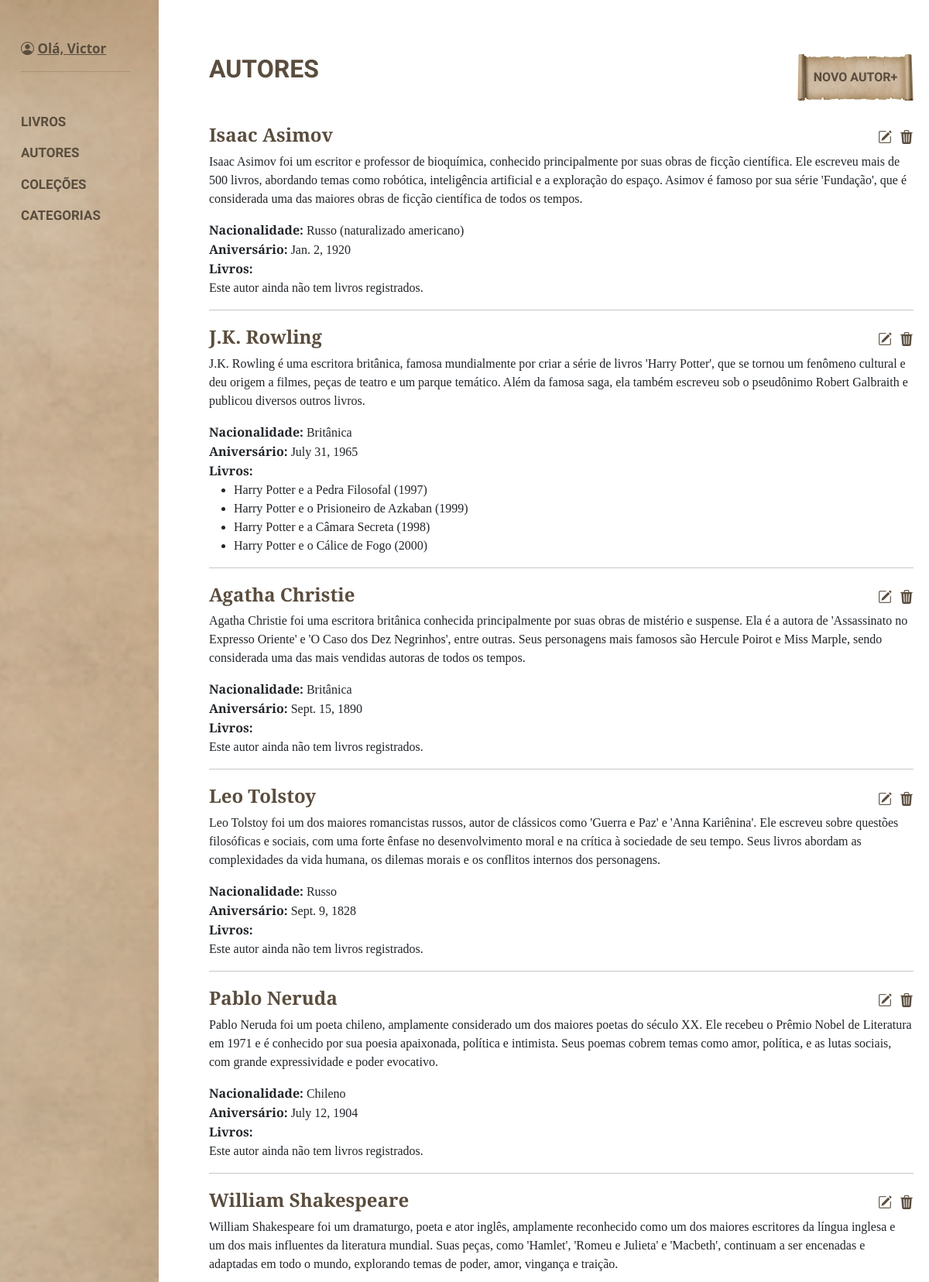
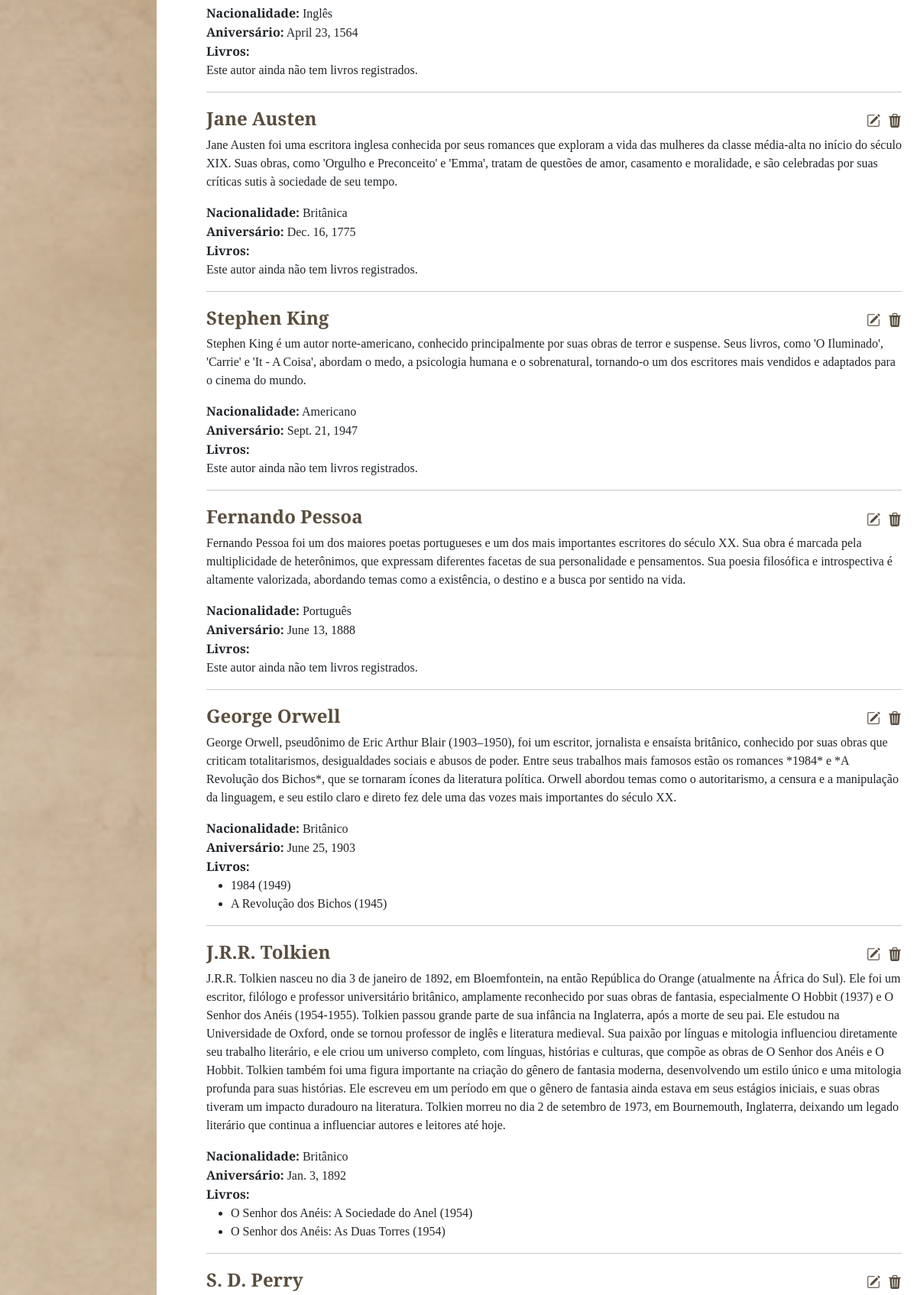
Page /autores/ (signed in, upper part) on the committed database (2 pictures, top to bottom).
### livros/models.py (models this page shows, shortened)
class Autor(models.Model):
    nome = models.CharField(max_length=255, unique= True, verbose_name="Nome do Autor(A):")
    biografia = models.TextField(blank= True, null=True, verbose_name="Biografia do Autor(a):")
    aniversario = models.DateField(verbose_name="Data de Nascimento:")
    nacionalidade = models.CharField(max_length=100, verbose_name="Nacionalidade:")
    data_criacao = models.DateTimeField(auto_now_add=True, verbose_name="Data de Criação:")
    data_atualizacao = models.DateTimeField(auto_now=True, verbose_name="Data de Atualização:")

class Livro(models.Model):
    nome = models.CharField(max_length=255)
    autor = models.ForeignKey('Autor', on_delete=models.CASCADE, related_name="livros")
    ano = models.PositiveIntegerField()
    sinopse = models.TextField(blank=True, null=True, verbose_name="Sinopse:")
    categoria = models.ForeignKey('Categoria', on_delete=models.CASCADE)
    colecao = models.ForeignKey('Colecao', on_delete=models.SET_NULL, null=True, blank=True, related_name="livros")
    imagem = models.ImageField(upload_to='livros/', null=True, blank=True)
    data_criacao = models.DateTimeField(auto_now_add=True)
    data_atualizacao = models.DateTimeField(auto_now=True)

### livros/views.py (the view)
# urls.py: path('autores/', views.autores, name='autores'),
def autores(request):
    autor_form = AutorForm()
    if request.method == "POST":
        if 'salvar_autor' in request.POST:
            autor_form = AutorForm(request.POST)
            if autor_form.is_valid():
                autor_form.save()
                return redirect('autores')
    autores = Autor.objects.prefetch_related('livros').all()
    return render(request, 'livros/listar/autores.html', {
        'autor_form': autor_form,
        'autores': autores,
    })

### templates/livros/listar/autores.html (shortened to what this page needs)
<!DOCTYPE html>
<html lang="en">
<head>
    {% load static %}
    <link rel="stylesheet" href="{% static 'css/livros/listar/autores.css' %}">
    <link href="https://cdn.jsdelivr.net/npm/bootstrap@5.3.3/dist/css/bootstrap.min.css" rel="stylesheet"
>
    <link rel="stylesheet" href="https://cdn.jsdelivr.net/npm/bootstrap-icons@1.11.3/font/bootstrap-icons.min.css">
</head>
<body>
    {% include 'navbar.html' %}
    <main>
        <div class="main-actions">
            <h2>AUTORES</h2>
            {% if request.user.is_superuser %}
            <button class="button-aplicar-filtros" style=" background: url('{% static 'images/card_button.png' %}') no-repeat center center !important;" type="button" data-bs-toggle="modal" data-bs-target="#exampleModal">NOVO AUTOR+</button>
                            {% endif %}
        </div>
        <div class="main-categorias">
            {% for autor in autores %}
            <div style="display:flex; justify-content: space-between; align-items:center; margin-top: 20px">
                <h4>{{autor.nome}}</h4>
                {% if request.user.is_superuser %}
                <div class="main-icons">
                    <a style="color: #5a4d3e;" href="{% url 'editar_autor' autor.id %}">
                        <i style="color: #5a4d3e;" class="bi bi-pencil-square"></i>
                    </a>
                    <a style="color: #5a4d3e;" href="{% url 'deletar_autor' autor.id %}">
                        <i  class="bi bi-trash3-fill"></i>
                    </a>
                </div>
                            {% endif %}
            </div>
        <p>{{ autor.biografia }}</p>
        <span><strong>Nacionalidade:</strong> {{ autor.nacionalidade }}</span><br>
        <span><strong>Aniversário:</strong> {{ autor.aniversario }}</span><br>
        <strong>Livros:</strong>
        {% if autor.livros.all %}
            <ul>
                {% for livro in autor.livros.all %}
                    <li>{{ livro.nome }} ({{ livro.ano }})</li>
                {% endfor %}
            </ul>
        {% else %}
            <p>Este autor ainda não tem livros registrados.</p>
        {% endif %}
        <hr>
    {% endfor %}
        </div><br>
    </main>
</body>
</html>

### templates/navbar.html (shortened to what this page needs)
<!DOCTYPE html>
<html lang="en">
<head>
    {% load static %}
    <link rel="stylesheet" href="{% static 'css/navbar.css' %}">
    <link href="https://cdn.jsdelivr.net/npm/bootstrap@5.3.3/dist/css/bootstrap.min.css" rel="stylesheet"
>
    <link rel="stylesheet" href="https://cdn.jsdelivr.net/npm/bootstrap-icons@1.11.3/font/bootstrap-icons.min.css">
</head>
<body>
    <aside class="aside2">
        <ul class="lista-lateral">
            <div class="div-perfil">
                <i class="bi bi-person-circle"></i>
                <a style=" color:#5a4d3e" href="{% url 'usuarios:perfil' %}">Olá, {{user.username}}</a>
                <hr style="height: 3px; width:80%">
            </div>
            <li style="margin-left:15px; font-weight: 600"><a style="text-decoration:none; color: #5a4d3e" href="{% url 'index' %}">LIVROS</a></li>
            <li style="margin-left:15px; font-weight: 600"><a style="text-decoration:none; color: #5a4d3e" href="{% url 'autores' %}">AUTORES</a></li>
            <li style="margin-left:15px; font-weight: 600"><a style="text-decoration:none; color: #5a4d3e" href="{% url 'colecoes' %}">COLEÇÕES</a></li>
            <li style="margin-left:15px; font-weight: 600"><a style="text-decoration:none; color: #5a4d3e" href="{% url 'categorias' %}">CATEGORIAS</a></li>
        </ul>
    </aside>
</body>
</html>

### static/css/livros/listar/autores.css (style rules this page uses)
main { width: 100%; margin-left: 250px; padding: 20px; font-family: "EB Garamond", serif; font-optical-sizing: auto; margin-top: 0px; margin-top: 50px; }
.main-actions { display: flex; flex-wrap:wrap; justify-content: space-between; }
.main-actions h2 { color: #5a4d3e; font-family: "MedievalSharp", cursive; font-weight: 600; font-style: normal; }
.main-categorias { margin-top: 30px; font-family: "EB Garamond", serif; }
.main-categorias h4 { font-weight: 600; color: #5a4d3e; }
.main-icons { display: flex; gap: 10px; color: #5a4d3e; font-size: large; align-items: end; justify-content: end; }
.button-aplicar-filtros { width: 150px; height: 60px; border: 0; background-color: black; color: #5a4d3e; padding:10px; background-size: cover; font-family: "MedievalSharp", cursive; font-weight: 600; font-style: normal; }

### static/css/navbar.css (style rules this page uses)
html, body { height: 100%; margin: auto }
body { display: flex; gap: 20px }
aside { width: 235px; height: 100%; background-color: black; background: url('/static/images/barra_lateral.png') no-repeat center center; background-size: cover; margin-left: -30px; position: fixed; display: flex; flex-direction: column; justify-content: space-between; }
.div-perfil { margin-left: 15px !important; margin-bottom: 50px; font-weight: 600; }
.lista-lateral { list-style: none; margin-left: 10px; margin-top: 50px; font-size: 17px; color: #5a4d3e ; }
.lista-lateral li { margin-top: 15px; font-family: "MedievalSharp", cursive; font-weight: 600; font-style: normal; cursor: pointer; }
.lista-lateral li a { text-decoration: none; color: #5a4d3e; }

### rows in the picture
Autor: nome "Isaac Asimov", biografia "Isaac Asimov foi um escritor e professor de bioquímica, conhecido principalmente por suas obras de ficção científica. Ele escreveu mais de 500 livros, abordando temas como robótica, inteligência artificial e a exploração do espaço. Asimov é famoso por sua série 'Fundação', que é considerada uma das maiores obras de ficção científica de todos os tempos.", nacionalidade "Russo (naturalizado americano)", aniversario "Jan. 2, 1920", shows "Este autor ainda não tem livros registrados."
Autor: nome "J.K. Rowling", biografia "J.K. Rowling é uma escritora britânica, famosa mundialmente por criar a série de livros 'Harry Potter', que se tornou um fenômeno cultural e deu origem a filmes, peças de teatro e um parque temático. Além da famosa saga, ela também escreveu sob o pseudônimo Robert Galbraith e publicou diversos outros livros.", nacionalidade "Britânica", aniversario "July 31, 1965"
Livro: nome "Harry Potter e a Pedra Filosofal", ano "1997"
Livro: nome "Harry Potter e o Prisioneiro de Azkaban", ano "1999"
Livro: nome "Harry Potter e a Câmara Secreta", ano "1998"
Livro: nome "Harry Potter e o Cálice de Fogo", ano "2000"
Autor: nome "Agatha Christie", biografia "Agatha Christie foi uma escritora britânica conhecida principalmente por suas obras de mistério e suspense. Ela é a autora de 'Assassinato no Expresso Oriente' e 'O Caso dos Dez Negrinhos', entre outras. Seus personagens mais famosos são Hercule Poirot e Miss Marple, sendo considerada uma das mais vendidas autoras de todos os tempos.", nacionalidade "Britânica", aniversario "Sept. 15, 1890", shows "Este autor ainda não tem livros registrados."
Autor: nome "Leo Tolstoy", biografia "Leo Tolstoy foi um dos maiores romancistas russos, autor de clássicos como 'Guerra e Paz' e 'Anna Kariênina'. Ele escreveu sobre questões filosóficas e sociais, com uma forte ênfase no desenvolvimento moral e na crítica à sociedade de seu tempo. Seus livros abordam as complexidades da vida humana, os dilemas morais e os conflitos internos dos personagens.", nacionalidade "Russo", aniversario "Sept. 9, 1828", shows "Este autor ainda não tem livros registrados."
Autor: nome "Pablo Neruda", biografia "Pablo Neruda foi um poeta chileno, amplamente considerado um dos maiores poetas do século XX. Ele recebeu o Prêmio Nobel de Literatura em 1971 e é conhecido por sua poesia apaixonada, política e intimista. Seus poemas cobrem temas como amor, política, e as lutas sociais, com grande expressividade e poder evocativo.", nacionalidade "Chileno", aniversario "July 12, 1904", shows "Este autor ainda não tem livros registrados."
Autor: nome "William Shakespeare", biografia "William Shakespeare foi um dramaturgo, poeta e ator inglês, amplamente reconhecido como um dos maiores escritores da língua inglesa e um dos mais influentes da literatura mundial. Suas peças, como 'Hamlet', 'Romeu e Julieta' e 'Macbeth', continuam a ser encenadas e adaptadas em todo o mundo, explorando temas de poder, amor, vingança e traição.", nacionalidade "Inglês", aniversario "April 23, 1564", shows "Este autor ainda não tem livros registrados."
Autor: nome "Jane Austen", biografia "Jane Austen foi uma escritora inglesa conhecida por seus romances que exploram a vida das mulheres da classe média-alta no início do século XIX. Suas obras, como 'Orgulho e Preconceito' e 'Emma', tratam de questões de amor, casamento e moralidade, e são celebradas por suas críticas sutis à sociedade de seu tempo.", nacionalidade "Britânica", aniversario "Dec. 16, 1775", shows "Este autor ainda não tem livros registrados."
Autor: nome "Stephen King", biografia "Stephen King é um autor norte-americano, conhecido principalmente por suas obras de terror e suspense. Seus livros, como 'O Iluminado', 'Carrie' e 'It - A Coisa', abordam o medo, a psicologia humana e o sobrenatural, tornando-o um dos escritores mais vendidos e adaptados para o cinema do mundo.", nacionalidade "Americano", aniversario "Sept. 21, 1947", shows "Este autor ainda não tem livros registrados."
Autor: nome "Fernando Pessoa", biografia "Fernando Pessoa foi um dos maiores poetas portugueses e um dos mais importantes escritores do século XX. Sua obra é marcada pela multiplicidade de heterônimos, que expressam diferentes facetas de sua personalidade e pensamentos. Sua poesia filosófica e introspectiva é altamente valorizada, abordando temas como a existência, o destino e a busca por sentido na vida.", nacionalidade "Português", aniversario "June 13, 1888", shows "Este autor ainda não tem livros registrados."
Autor: nome "George Orwell", biografia "George Orwell, pseudônimo de Eric Arthur Blair (1903–1950), foi um escritor, jornalista e ensaísta britânico, conhecido por suas obras que criticam totalitarismos, desigualdades sociais e abusos de poder. Entre seus trabalhos mais famosos estão os romances *1984* e *A Revolução dos Bichos*, que se tornaram ícones da literatura política. Orwell abordou temas como o autoritarismo, a censura e a manipulação da linguagem, e seu estilo claro e direto fez dele uma das vozes mais importantes do século XX.", nacionalidade "Britânico", aniversario "June 25, 1903"
Livro: nome "1984", ano "1949"
Livro: nome "A Revolução dos Bichos", ano "1945"
Autor: nome "J.R.R. Tolkien", biografia "J.R.R. Tolkien nasceu no dia 3 de janeiro de 1892, em Bloemfontein, na então República do Orange (atualmente na África do Sul). Ele foi um escritor, filólogo e professor universitário britânico, amplamente reconhecido por suas obras de fantasia, especialmente O Hobbit (1937) e O Senhor dos Anéis (1954-1955). Tolkien passou grande parte de sua infância na Inglaterra, após a morte de seu pai. Ele estudou na Universidade de Oxford, onde se tornou professor de inglês e literatura medieval. Sua paixão por línguas e mitologia influenciou diretamente seu trabalho literário, e ele criou um universo completo, com línguas, histórias e culturas, que compõe as obras de O Senhor dos Anéis e O Hobbit.…", nacionalidade "Britânico", aniversario "Jan. 3, 1892"
Livro: nome "O Senhor dos Anéis: A Sociedade do Anel", ano "1954"
Livro: nome "O Senhor dos Anéis: As Duas Torres", ano "1954"
Autor: nome "S. D. Perry"

### other values in the picture
{{ user.username }} "Victor"
